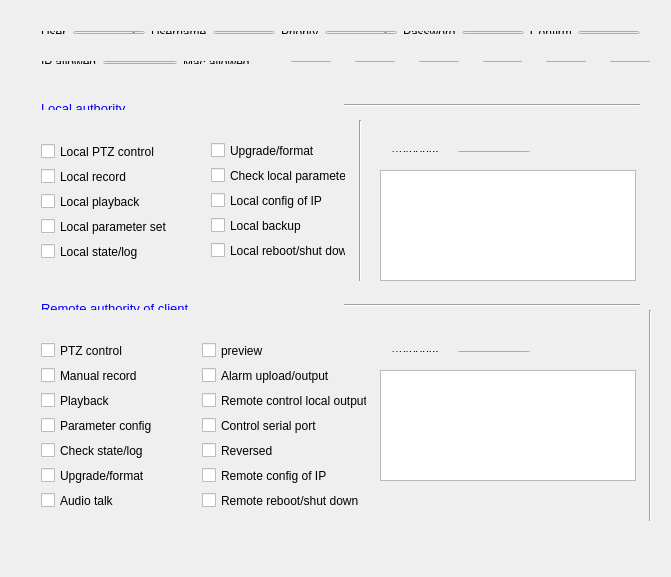
<?xml version="1.0" encoding="UTF-8"?>
<ui version="4.0">
 <class>CUserParamsClass</class>
 <widget class="QDialog" name="CUserParamsClass">
  <property name="geometry">
   <rect>
    <x>0</x>
    <y>0</y>
    <width>671</width>
    <height>577</height>
   </rect>
  </property>
  <property name="windowTitle">
   <string>CUserParams</string>
  </property>
  <widget class="QWidget" name="layoutWidget">
   <property name="geometry">
    <rect>
     <x>30</x>
     <y>90</y>
     <width>621</width>
     <height>31</height>
    </rect>
   </property>
   <layout class="QGridLayout" name="gridLayout_8">
    <item row="0" column="0">
     <widget class="QLabel" name="label_5">
      <property name="text">
       <string>&lt;!DOCTYPE HTML PUBLIC &quot;-//W3C//DTD HTML 4.0//EN&quot; &quot;http://www.w3.org/TR/REC-html40/strict.dtd&quot;&gt;
&lt;html&gt;&lt;head&gt;&lt;meta name=&quot;qrichtext&quot; content=&quot;1&quot; /&gt;&lt;style type=&quot;text/css&quot;&gt;
p, li { white-space: pre-wrap; }
&lt;/style&gt;&lt;/head&gt;&lt;body style=&quot; font-family:'宋体'; font-size:9pt; font-weight:400; font-style:normal;&quot;&gt;
&lt;p style=&quot; margin-top:0px; margin-bottom:0px; margin-left:0px; margin-right:0px; -qt-block-indent:0; text-indent:0px;&quot;&gt;&lt;span style=&quot; font-family:'Sans'; font-size:10pt; color:#0000ff;&quot;&gt;Local authority&lt;/span&gt;&lt;/p&gt;&lt;/body&gt;&lt;/html&gt;</string>
      </property>
     </widget>
    </item>
    <item row="0" column="1">
     <widget class="Line" name="line">
      <property name="orientation">
       <enum>Qt::Horizontal</enum>
      </property>
     </widget>
    </item>
   </layout>
  </widget>
  <widget class="QWidget" name="layoutWidget_2">
   <property name="geometry">
    <rect>
     <x>30</x>
     <y>290</y>
     <width>621</width>
     <height>31</height>
    </rect>
   </property>
   <layout class="QGridLayout" name="gridLayout_9">
    <item row="0" column="0">
     <widget class="QLabel" name="label_6">
      <property name="text">
       <string>&lt;!DOCTYPE HTML PUBLIC &quot;-//W3C//DTD HTML 4.0//EN&quot; &quot;http://www.w3.org/TR/REC-html40/strict.dtd&quot;&gt;
&lt;html&gt;&lt;head&gt;&lt;meta name=&quot;qrichtext&quot; content=&quot;1&quot; /&gt;&lt;style type=&quot;text/css&quot;&gt;
p, li { white-space: pre-wrap; }
&lt;/style&gt;&lt;/head&gt;&lt;body style=&quot; font-family:'宋体'; font-size:9pt; font-weight:400; font-style:normal;&quot;&gt;
&lt;p style=&quot; margin-top:0px; margin-bottom:0px; margin-left:0px; margin-right:0px; -qt-block-indent:0; text-indent:0px;&quot;&gt;&lt;span style=&quot; font-size:10pt; color:#0000ff;&quot;&gt;Remote authority of client&lt;/span&gt;&lt;/p&gt;&lt;/body&gt;&lt;/html&gt;</string>
      </property>
     </widget>
    </item>
    <item row="0" column="1">
     <widget class="Line" name="line_2">
      <property name="orientation">
       <enum>Qt::Horizontal</enum>
      </property>
     </widget>
    </item>
   </layout>
  </widget>
  <widget class="Line" name="line_3">
   <property name="geometry">
    <rect>
     <x>350</x>
     <y>120</y>
     <width>20</width>
     <height>161</height>
    </rect>
   </property>
   <property name="orientation">
    <enum>Qt::Vertical</enum>
   </property>
  </widget>
  <widget class="QTableWidget" name="tableLocalChannel">
   <property name="geometry">
    <rect>
     <x>380</x>
     <y>170</y>
     <width>256</width>
     <height>111</height>
    </rect>
   </property>
  </widget>
  <widget class="Line" name="line_4">
   <property name="geometry">
    <rect>
     <x>640</x>
     <y>310</y>
     <width>20</width>
     <height>211</height>
    </rect>
   </property>
   <property name="orientation">
    <enum>Qt::Vertical</enum>
   </property>
  </widget>
  <widget class="QTableWidget" name="tableRemoteChannel">
   <property name="geometry">
    <rect>
     <x>380</x>
     <y>370</y>
     <width>256</width>
     <height>111</height>
    </rect>
   </property>
  </widget>
  <widget class="QWidget" name="layoutWidget_4">
   <property name="geometry">
    <rect>
     <x>380</x>
     <y>340</y>
     <width>161</width>
     <height>23</height>
    </rect>
   </property>
   <layout class="QGridLayout" name="gridLayout_17">
    <item row="0" column="0">
     <widget class="QLabel" name="label_16">
      <property name="text">
       <string>Authority</string>
      </property>
     </widget>
    </item>
    <item row="0" column="1">
     <widget class="QComboBox" name="comboNetRight"/>
    </item>
   </layout>
  </widget>
  <widget class="QWidget" name="layoutWidget">
   <property name="geometry">
    <rect>
     <x>30</x>
     <y>20</y>
     <width>621</width>
     <height>25</height>
    </rect>
   </property>
   <layout class="QGridLayout" name="gridLayout_10">
    <item row="0" column="0">
     <layout class="QGridLayout" name="gridLayout_2">
      <item row="0" column="0">
       <widget class="QLabel" name="label">
        <property name="text">
         <string>User</string>
        </property>
       </widget>
      </item>
      <item row="0" column="1">
       <widget class="QComboBox" name="comboUserNo"/>
      </item>
     </layout>
    </item>
    <item row="0" column="1">
     <layout class="QGridLayout" name="gridLayout">
      <item row="0" column="0">
       <widget class="QLabel" name="label_3">
        <property name="text">
         <string>Username</string>
        </property>
       </widget>
      </item>
      <item row="0" column="1">
       <widget class="QLineEdit" name="editUserName"/>
      </item>
     </layout>
    </item>
    <item row="0" column="2">
     <layout class="QGridLayout" name="gridLayout_11">
      <item row="0" column="0">
       <widget class="QLabel" name="label_2">
        <property name="text">
         <string>Priority</string>
        </property>
       </widget>
      </item>
      <item row="0" column="1">
       <widget class="QComboBox" name="comboPriority"/>
      </item>
     </layout>
    </item>
    <item row="0" column="3">
     <layout class="QGridLayout" name="gridLayout_3">
      <item row="0" column="0">
       <widget class="QLabel" name="label_7">
        <property name="text">
         <string>Password</string>
        </property>
       </widget>
      </item>
      <item row="0" column="1">
       <widget class="QLineEdit" name="editPassword"/>
      </item>
     </layout>
    </item>
    <item row="0" column="4">
     <layout class="QGridLayout" name="gridLayout_4">
      <item row="0" column="0">
       <widget class="QLabel" name="label_8">
        <property name="text">
         <string>Confirm</string>
        </property>
       </widget>
      </item>
      <item row="0" column="1">
       <widget class="QLineEdit" name="editPassword2"/>
      </item>
     </layout>
    </item>
   </layout>
  </widget>
  <widget class="QWidget" name="layoutWidget">
   <property name="geometry">
    <rect>
     <x>280</x>
     <y>50</y>
     <width>381</width>
     <height>23</height>
    </rect>
   </property>
   <layout class="QGridLayout" name="gridLayout_5">
    <item row="0" column="0">
     <widget class="QLineEdit" name="editMACAddr1"/>
    </item>
    <item row="0" column="1">
     <widget class="QLabel" name="label_10">
      <property name="text">
       <string>：</string>
      </property>
     </widget>
    </item>
    <item row="0" column="2">
     <widget class="QLineEdit" name="editMACAddr2"/>
    </item>
    <item row="0" column="3">
     <widget class="QLabel" name="label_11">
      <property name="text">
       <string>：</string>
      </property>
     </widget>
    </item>
    <item row="0" column="4">
     <widget class="QLineEdit" name="editMACAddr3"/>
    </item>
    <item row="0" column="5">
     <widget class="QLabel" name="label_12">
      <property name="text">
       <string>：</string>
      </property>
     </widget>
    </item>
    <item row="0" column="6">
     <widget class="QLineEdit" name="editMACAddr4"/>
    </item>
    <item row="0" column="7">
     <widget class="QLabel" name="label_13">
      <property name="text">
       <string>：</string>
      </property>
     </widget>
    </item>
    <item row="0" column="8">
     <widget class="QLineEdit" name="editMACAddr5"/>
    </item>
    <item row="0" column="9">
     <widget class="QLabel" name="label_14">
      <property name="text">
       <string>：</string>
      </property>
     </widget>
    </item>
    <item row="0" column="10">
     <widget class="QLineEdit" name="editMACAddr6"/>
    </item>
   </layout>
  </widget>
  <widget class="QWidget" name="layoutWidget">
   <property name="geometry">
    <rect>
     <x>30</x>
     <y>50</y>
     <width>231</width>
     <height>25</height>
    </rect>
   </property>
   <layout class="QGridLayout" name="gridLayout_13">
    <item row="0" column="0">
     <layout class="QGridLayout" name="gridLayout_12">
      <item row="0" column="0">
       <widget class="QLabel" name="label_4">
        <property name="text">
         <string>IP allowed</string>
        </property>
       </widget>
      </item>
      <item row="0" column="1">
       <widget class="QLineEdit" name="editUserIP"/>
      </item>
     </layout>
    </item>
    <item row="0" column="1">
     <widget class="QLabel" name="label_9">
      <property name="text">
       <string>Mac allowed</string>
      </property>
     </widget>
    </item>
   </layout>
  </widget>
  <widget class="QWidget" name="layoutWidget">
   <property name="geometry">
    <rect>
     <x>380</x>
     <y>140</y>
     <width>161</width>
     <height>23</height>
    </rect>
   </property>
   <layout class="QGridLayout" name="gridLayout_15">
    <item row="0" column="0">
     <widget class="QLabel" name="label_15">
      <property name="text">
       <string>Authority</string>
      </property>
     </widget>
    </item>
    <item row="0" column="1">
     <widget class="QComboBox" name="comboLocalRight"/>
    </item>
   </layout>
  </widget>
  <widget class="QWidget" name="layoutWidget">
   <property name="geometry">
    <rect>
     <x>200</x>
     <y>130</y>
     <width>157</width>
     <height>141</height>
    </rect>
   </property>
   <layout class="QGridLayout" name="gridLayout_6">
    <item row="0" column="0">
     <widget class="QCheckBox" name="checkLocalRight5">
      <property name="text">
       <string>Upgrade/format</string>
      </property>
     </widget>
    </item>
    <item row="1" column="0">
     <widget class="QCheckBox" name="checkLocalRight6">
      <property name="text">
       <string>Check local parameter</string>
      </property>
     </widget>
    </item>
    <item row="2" column="0">
     <widget class="QCheckBox" name="checkLocalRight7">
      <property name="text">
       <string>Local config of IP</string>
      </property>
     </widget>
    </item>
    <item row="3" column="0">
     <widget class="QCheckBox" name="checkLocalRight8">
      <property name="text">
       <string>Local backup</string>
      </property>
     </widget>
    </item>
    <item row="4" column="0">
     <widget class="QCheckBox" name="checkLocalRight9">
      <property name="text">
       <string>Local reboot/shut down</string>
      </property>
     </widget>
    </item>
   </layout>
  </widget>
  <widget class="QWidget" name="layoutWidget">
   <property name="geometry">
    <rect>
     <x>30</x>
     <y>131</y>
     <width>171</width>
     <height>141</height>
    </rect>
   </property>
   <layout class="QGridLayout" name="gridLayout_14">
    <item row="0" column="0">
     <widget class="QCheckBox" name="checkLocalRight0">
      <property name="text">
       <string>Local PTZ control</string>
      </property>
     </widget>
    </item>
    <item row="1" column="0">
     <widget class="QCheckBox" name="checkLocalRight1">
      <property name="text">
       <string>Local record</string>
      </property>
     </widget>
    </item>
    <item row="2" column="0">
     <widget class="QCheckBox" name="checkLocalRight2">
      <property name="text">
       <string>Local playback</string>
      </property>
     </widget>
    </item>
    <item row="3" column="0">
     <widget class="QCheckBox" name="checkLocalRight3">
      <property name="text">
       <string>Local parameter set</string>
      </property>
     </widget>
    </item>
    <item row="4" column="0">
     <widget class="QCheckBox" name="checkLocalRight4">
      <property name="text">
       <string>Local state/log</string>
      </property>
     </widget>
    </item>
   </layout>
  </widget>
  <widget class="QWidget" name="layoutWidget">
   <property name="geometry">
    <rect>
     <x>30</x>
     <y>330</y>
     <width>141</width>
     <height>191</height>
    </rect>
   </property>
   <layout class="QGridLayout" name="gridLayout_7">
    <item row="0" column="0">
     <widget class="QCheckBox" name="checkRemoteRight0">
      <property name="text">
       <string>PTZ control</string>
      </property>
     </widget>
    </item>
    <item row="1" column="0">
     <widget class="QCheckBox" name="checkRemoteRight1">
      <property name="text">
       <string>Manual record</string>
      </property>
     </widget>
    </item>
    <item row="2" column="0">
     <widget class="QCheckBox" name="checkRemoteRight2">
      <property name="text">
       <string>Playback</string>
      </property>
     </widget>
    </item>
    <item row="3" column="0">
     <widget class="QCheckBox" name="checkRemoteRight3">
      <property name="text">
       <string>Parameter config</string>
      </property>
     </widget>
    </item>
    <item row="4" column="0">
     <widget class="QCheckBox" name="checkRemoteRight4">
      <property name="text">
       <string>Check state/log</string>
      </property>
     </widget>
    </item>
    <item row="5" column="0">
     <widget class="QCheckBox" name="checkRemoteRight5">
      <property name="text">
       <string>Upgrade/format</string>
      </property>
     </widget>
    </item>
    <item row="6" column="0">
     <widget class="QCheckBox" name="checkRemoteRight6">
      <property name="text">
       <string>Audio talk</string>
      </property>
     </widget>
    </item>
   </layout>
  </widget>
  <widget class="QWidget" name="layoutWidget">
   <property name="geometry">
    <rect>
     <x>191</x>
     <y>330</y>
     <width>187</width>
     <height>191</height>
    </rect>
   </property>
   <layout class="QGridLayout" name="gridLayout_16">
    <item row="0" column="0">
     <widget class="QCheckBox" name="checkRemoteRight7">
      <property name="text">
       <string>preview</string>
      </property>
     </widget>
    </item>
    <item row="1" column="0">
     <widget class="QCheckBox" name="checkRemoteRight8">
      <property name="text">
       <string>Alarm upload/output</string>
      </property>
     </widget>
    </item>
    <item row="2" column="0">
     <widget class="QCheckBox" name="checkRemoteRight9">
      <property name="text">
       <string>Remote control local output</string>
      </property>
     </widget>
    </item>
    <item row="3" column="0">
     <widget class="QCheckBox" name="checkRemoteRight10">
      <property name="text">
       <string>Control serial port</string>
      </property>
     </widget>
    </item>
    <item row="4" column="0">
     <widget class="QCheckBox" name="checkRemoteRight11">
      <property name="text">
       <string>Reversed</string>
      </property>
     </widget>
    </item>
    <item row="5" column="0">
     <widget class="QCheckBox" name="checkRemoteRight12">
      <property name="text">
       <string>Remote config of IP</string>
      </property>
     </widget>
    </item>
    <item row="6" column="0">
     <widget class="QCheckBox" name="checkRemoteRight13">
      <property name="text">
       <string>Remote reboot/shut down</string>
      </property>
     </widget>
    </item>
   </layout>
  </widget>
 </widget>
 <layoutdefault spacing="6" margin="11"/>
 <resources/>
 <connections/>
</ui>
